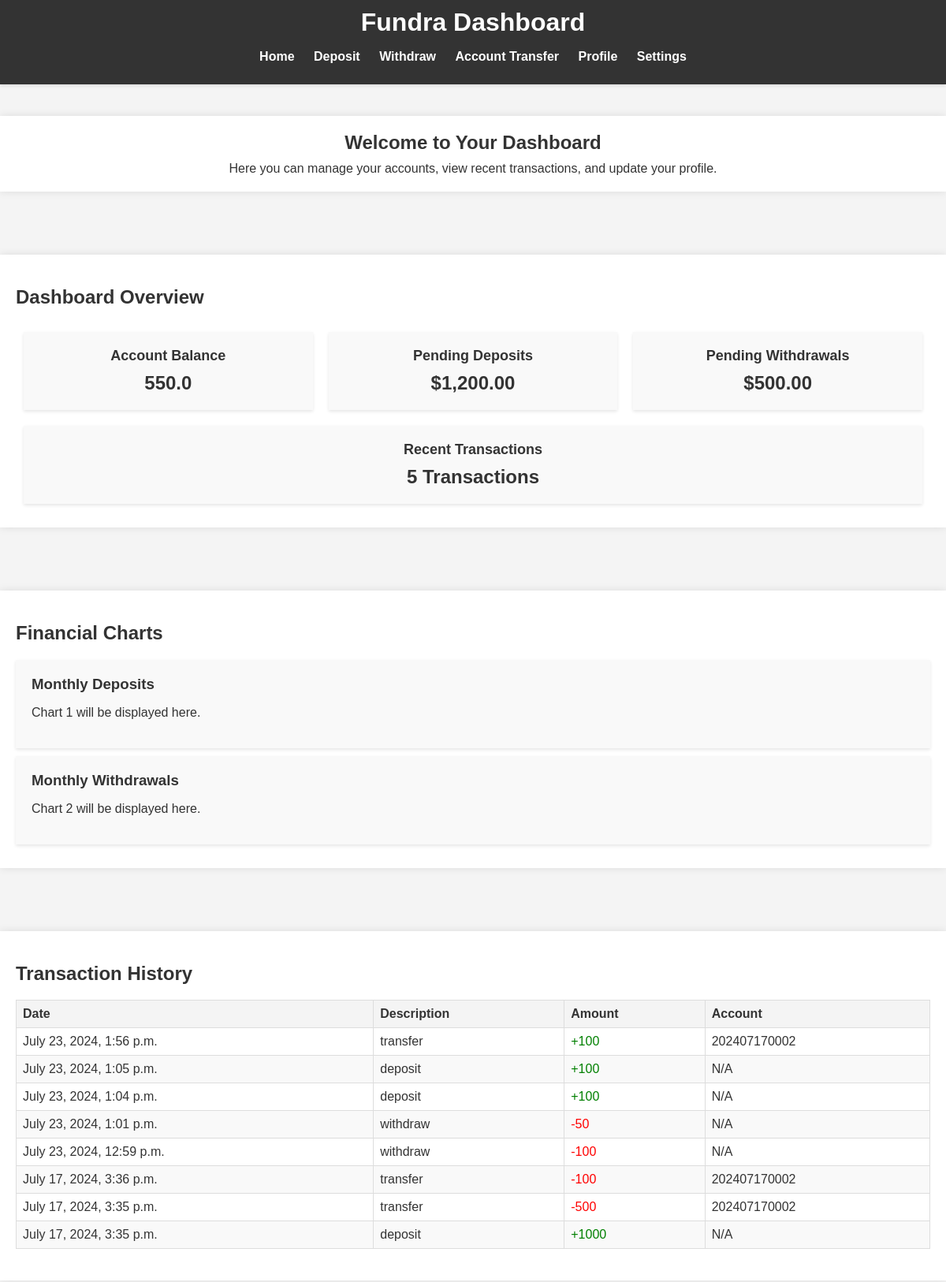
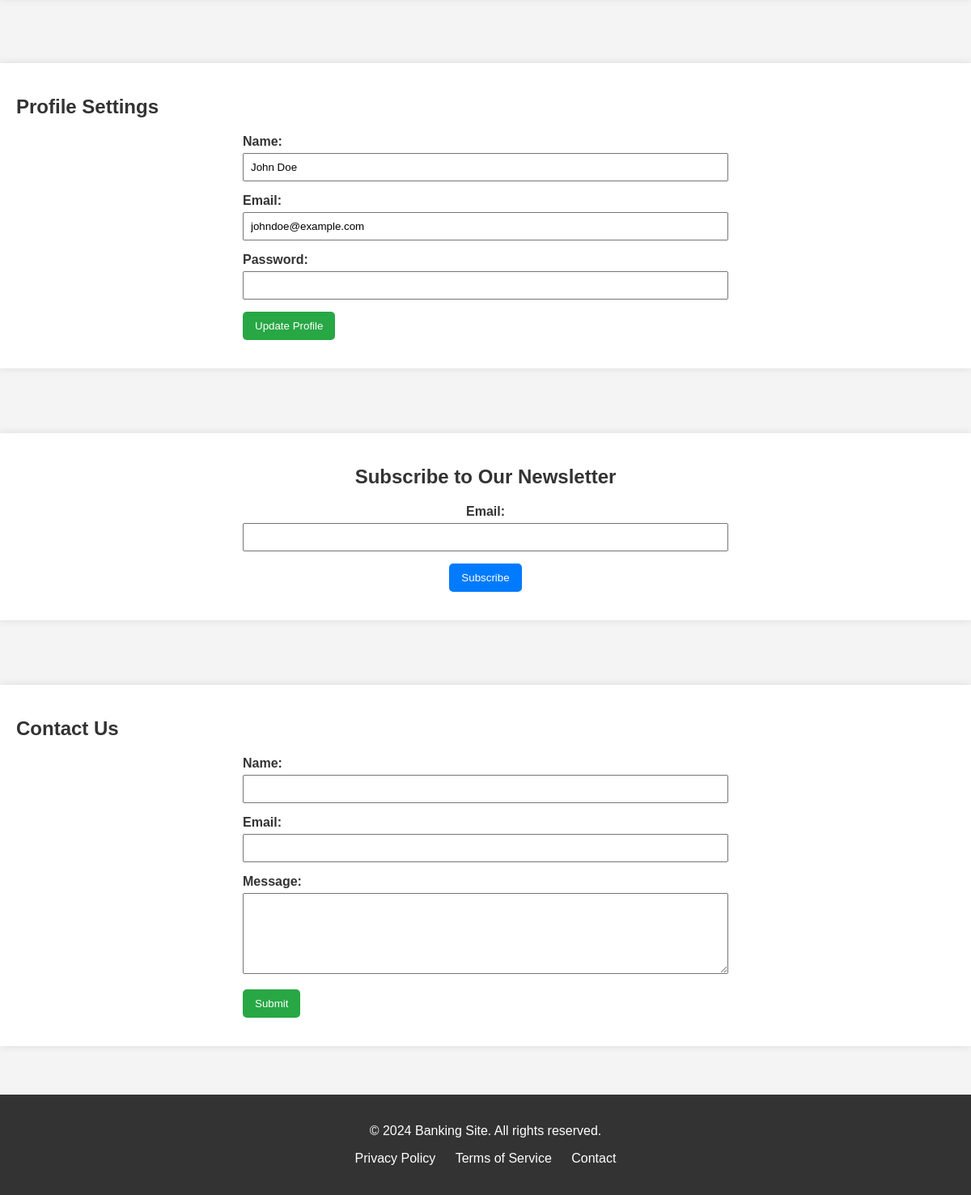
/banking/accounts/ (signed in), run on the app's committed database (2 pictures, top to bottom).
### banking/models.py (models this page shows, shortened)
class Account(models.Model):
    AC_type = (
        ('Savings', 'Savings'),
        ('Current', 'Current'),
    )
    AC_user = models.OneToOneField(UserProfiles, on_delete=models.CASCADE, null=True, blank=True)
    AC_Creation_date = models.DateTimeField(auto_now_add=True)
    AC_AccoutNumber = models.CharField(max_length=20, default='000000000000', null=True, blank=True)
    AC_AccoutType = models.CharField(max_length=20, choices=AC_type, default='Savings', null=True, blank=True)
    AC_balance = models.FloatField(default=0)

class Transactions(models.Model):
    TC_sender_account = models.ForeignKey(Account, related_name='sent_transactions',on_delete=models.CASCADE ,null=True, blank=True)
    TC_amount = models.CharField(max_length=50, null=True, blank=True)
    TC_type = models.CharField(max_length=100, null=True, blank=True)
    TC_date = models.DateTimeField(auto_now_add=True)
    TC_receiver_account = models.ForeignKey(Account, related_name='received_transactions' ,on_delete=models.CASCADE ,null=True, blank=True)

### banking/views.py (the view)
# urls.py: path('accounts/', views.accounts,  name='accounts'),
def accounts(request):
    data = {}
    data['Request_Account'] = Account.objects.get(AC_user = UserProfiles.objects.get(UP_user = request.user))
    data['account_transactions'] = Transactions.objects.filter(Q(TC_sender_account = data['Request_Account']) | Q(TC_receiver_account = data['Request_Account'])).order_by('-TC_date')
    return render(request, 'accounts.html', data)

### template/accounts.html (shortened to what this page needs)
{% load static %}
<!DOCTYPE html>
<html lang="en">
<head>
    <link rel="stylesheet" href= "{% static 'css/dash1.css' %}">
</head>
<body>
    <header>
        <div class="header-container">
            <h1>Fundra Dashboard</h1>
            <nav>
                <ul>
                    <li><a href="">Home</a></li>
                    <li><a href="{% url 'deposit' %}">Deposit</a></li>
                    <li><a href="{% url 'withdraw' %}">Withdraw</a></li>
                    <li><a href="{% url 'transfer' %}">Account Transfer</a></li>
                    <li><a href="">Profile</a></li>
                    <li><a href="">Settings</a></li>
                </ul>
            </nav>
        </div>
    </header>
    <main>
        <section class="intro">
            <div class="container">
                <h2>Welcome to Your Dashboard</h2>
                <p>Here you can manage your accounts, view recent transactions, and update your profile.</p>
            </div>
        </section>
        <section class="dashboard-overview">
            <div class="container">
                <h2>Dashboard Overview</h2>
                <div class="overview-grid">
                    <div class="overview-item">
                        <h3>Account Balance</h3>
                        <p>{{Request_Account.AC_balance}}</p>
                    </div>
                    <div class="overview-item">
                        <h3>Pending Deposits</h3>
                        <p>$1,200.00</p>
                    </div>
                    <div class="overview-item">
                        <h3>Pending Withdrawals</h3>
                        <p>$500.00</p>
                    </div>
                    <div class="overview-item">
                        <h3>Recent Transactions</h3>
                        <p>5 Transactions</p>
                    </div>
                </div>
            </div>
        </section>
        <section class="charts">
            <div class="container">
                <h2>Financial Charts</h2>
                <div class="chart" id="chart1">
                    <h3>Monthly Deposits</h3>
                    <p>Chart 1 will be displayed here.</p>
                </div>
                <div class="chart" id="chart2">
                    <h3>Monthly Withdrawals</h3>
                    <p>Chart 2 will be displayed here.</p>
                </div>
            </div>
        </section>
        <section class="transaction-history">
            <div class="container">
                <h2>Transaction History</h2>
                <table>
                    <thead>
                        <tr>
                            <th>Date</th>
                            <th>Description</th>
                            <th>Amount</th>
                            <th>Account</th>
                        </tr>
                    </thead>
                    <tbody>
                        {% for account_transaction in account_transactions%}
                        <tr>
                            <td>{{account_transaction.TC_date}}</td>
                            <td>{{account_transaction.TC_type}}</td>
                            {% if account_transaction.TC_type == 'transfer' %}
                                {% if account_transaction.TC_sender_account == Request_Account %}
                                    <td style="color: red;">-{{account_transaction.TC_amount}}</td>
                                    <td>{{account_transaction.TC_receiver_account.AC_AccoutNumber}}</td>
                                {% else %}
                                    <td style="color: green;">+{{account_transaction.TC_amount}}</td>
                                    <td>{{account_transaction.TC_sender_account.AC_AccoutNumber}}</td>
                                {% endif %}
                            {% else %}
                                    {%if account_transaction.TC_type == 'deposit'%}
                                        <td style="color: green;">+{{account_transaction.TC_amount}}</td>
                                    {% else %}
                                        <td style="color: red;">-{{account_transaction.TC_amount}}</td>
                                    {% endif %}
                                    <td>N/A</td>
                            {% endif %}
                        </tr>
                        {% endfor %}
                    </tbody>
                </table>
            </div>
        </section>
        <section class="profile-settings">
            <div class="container">
                <h2>Profile Settings</h2>
                <form method="POST" action="">
                    <div class="form-group">
                        <label for="name">Name:</label>
                        <input type="text" id="name" name="name" value="John Doe" required>
                    </div>
                    <div class="form-group">
                        <label for="email">Email:</label>
                        <input type="email" id="email" name="email" value="johndoe@example.com" required>
                    </div>
                    <div class="form-group">
                        <label for="password">Password:</label>
                        <input type="password" id="password" name="password" required>
                    </div>
                    <div class="form-group">
                        <button type="submit" class="button">Update Profile</button>
                    </div>
                </form>
            </div>
        </section>
        <section class="newsletter">
            <div class="container">
                <h2>Subscribe to Our Newsletter</h2>
                <form method="POST" action="">
                    <div class="form-group">
                        <label for="email">Email:</label>
                        <input type="email" id="email" name="email" required>
                    </div>
                    <div class="form-group">
                        <button type="submit" class="button">Subscribe</button>
                    </div>
                </form>
            </div>
        </section>
        <section class="contact-us">
            <div class="container">
                <h2>Contact Us</h2>
                <form method="POST" action="">
                    <div class="form-group">
                        <label for="name">Name:</label>
                        <input type="text" id="name" name="name" required>
                    </div>
                    <div class="form-group">
                        <label for="email">Email:</label>
                        <input type="email" id="email" name="email" required>
                    </div>
                    <div class="form-group">
                        <label for="message">Message:</label>
                        <textarea id="message" name="message" required></textarea>
                    </div>
                    <div class="form-group">
                        <button type="submit" class="button">Submit</button>
                    </div>
                </form>
            </div>
        </section>
    </main>
    <footer>
        <div class="footer-container">
            <p>&copy; 2024 Banking Site. All rights reserved.</p>
            <ul>
                <li><a href="">Privacy Policy</a></li>
                <li><a href="">Terms of Service</a></li>
                <li><a href="">Contact</a></li>
            </ul>
        </div>
    </footer>
</body>
</html>

### static/css/dash1.css (style rules this page uses)
body { font-family: Arial, sans-serif; margin: 0; padding: 0; background-color: #f4f4f4; color: #333; }
.container { max-width: 1200px; margin: 20px auto; padding: 20px; background-color: #fff; box-shadow: 0 0 10px rgba(0, 0, 0, 0.1); }
.header-container { background-color: #333; color: #fff; padding: 10px 0; text-align: center; box-shadow: 0 2px 4px rgba(0, 0, 0, 0.1); }
.header-container h1 { margin: 0; }
.header-container nav { margin-top: 10px; }
.header-container nav ul { list-style: none; padding: 0; }
.header-container nav ul li { display: inline; margin: 0 10px; }
.header-container nav ul li a { color: #fff; text-decoration: none; font-weight: bold; }
.intro { padding: 20px 0; text-align: center; }
.intro h2 { margin: 0 0 10px; }
.intro p { margin: 0; }
.dashboard-overview { padding: 20px 0; }
.overview-grid { display: flex; justify-content: space-between; flex-wrap: wrap; }
.overview-item { background-color: #f9f9f9; padding: 20px; margin: 10px; flex: 1 1 calc(25% - 20px); box-shadow: 0 2px 4px rgba(0, 0, 0, 0.1); text-align: center; }
.overview-item h3 { margin: 0 0 10px; font-size: 18px; }
.overview-item p { margin: 0; font-size: 24px; font-weight: bold; }
.charts { padding: 20px 0; }
.charts .chart { background-color: #f9f9f9; padding: 20px; margin: 10px 0; box-shadow: 0 2px 4px rgba(0, 0, 0, 0.1); }
.charts .chart h3 { margin: 0 0 10px; }
.transaction-history { padding: 20px 0; }
.transaction-history table { width: 100%; border-collapse: collapse; margin-bottom: 20px; }
.transaction-history th, .transaction-history td { border: 1px solid #ddd; padding: 8px; text-align: left; }
.transaction-history th { background-color: #f4f4f4; font-weight: bold; }
.transaction-history tr:nth-child(even) { background-color: #f9f9f9; }
.profile-settings { padding: 20px 0; }
.profile-settings form { max-width: 600px; margin: 0 auto; }
.profile-settings .form-group { margin-bottom: 15px; }
.profile-settings .form-group label { display: block; margin-bottom: 5px; font-weight: bold; }
.profile-settings .form-group input { width: 100%; padding: 8px; box-sizing: border-box; }
.profile-settings .button { display: inline-block; padding: 10px 15px; background-color: #28a745; color: #fff; text-decoration: none; border-radius: 5px; border: none; cursor: pointer; }
.newsletter { padding: 20px 0; text-align: center; }
.newsletter form { max-width: 600px; margin: 0 auto; }
.newsletter .form-group { margin-bottom: 15px; }
.newsletter .form-group label { display: block; margin-bottom: 5px; font-weight: bold; }
.newsletter .form-group input { width: 100%; padding: 8px; box-sizing: border-box; }
.newsletter .button { display: inline-block; padding: 10px 15px; background-color: #007bff; color: #fff; text-decoration: none; border-radius: 5px; border: none; cursor: pointer; }
.contact-us { padding: 20px 0; }
.contact-us form { max-width: 600px; margin: 0 auto; }
.contact-us .form-group { margin-bottom: 15px; }
.contact-us .form-group label { display: block; margin-bottom: 5px; font-weight: bold; }
.contact-us .form-group input, .contact-us .form-group textarea { width: 100%; padding: 8px; box-sizing: border-box; }
.contact-us .form-group textarea { resize: vertical; height: 100px; }
.contact-us .button { display: inline-block; padding: 10px 15px; background-color: #28a745; color: #fff; text-decoration: none; border-radius: 5px; border: none; cursor: pointer; }
.footer-container { background-color: #333; color: #fff; text-align: center; padding: 20px 0; margin-top: 20px; }
.footer-container ul { list-style: none; padding: 0; }
.footer-container ul li { display: inline; margin: 0 10px; }
.footer-container ul li a { color: #fff; text-decoration: none; }

### data on the page
Account: AC_balance "550.0"
Transactions: TC_date "July 23, 2024, 1:56 p.m.", TC_type "transfer", TC_amount "100", TC_sender_account.AC_AccoutNumber "202407170002"
Transactions: TC_date "July 23, 2024, 1:05 p.m.", TC_type "deposit", TC_amount "100"
Transactions: TC_date "July 23, 2024, 1:04 p.m.", TC_type "deposit", TC_amount "100"
Transactions: TC_date "July 23, 2024, 1:01 p.m.", TC_type "withdraw", TC_amount "50"
Transactions: TC_date "July 23, 2024, 12:59 p.m.", TC_type "withdraw", TC_amount "100"
Transactions: TC_date "July 17, 2024, 3:36 p.m.", TC_type "transfer", TC_amount "100", TC_receiver_account.AC_AccoutNumber "202407170002"
Transactions: TC_date "July 17, 2024, 3:35 p.m.", TC_type "transfer", TC_amount "500", TC_receiver_account.AC_AccoutNumber "202407170002"
Transactions: TC_date "July 17, 2024, 3:35 p.m.", TC_type "deposit", TC_amount "1000"
